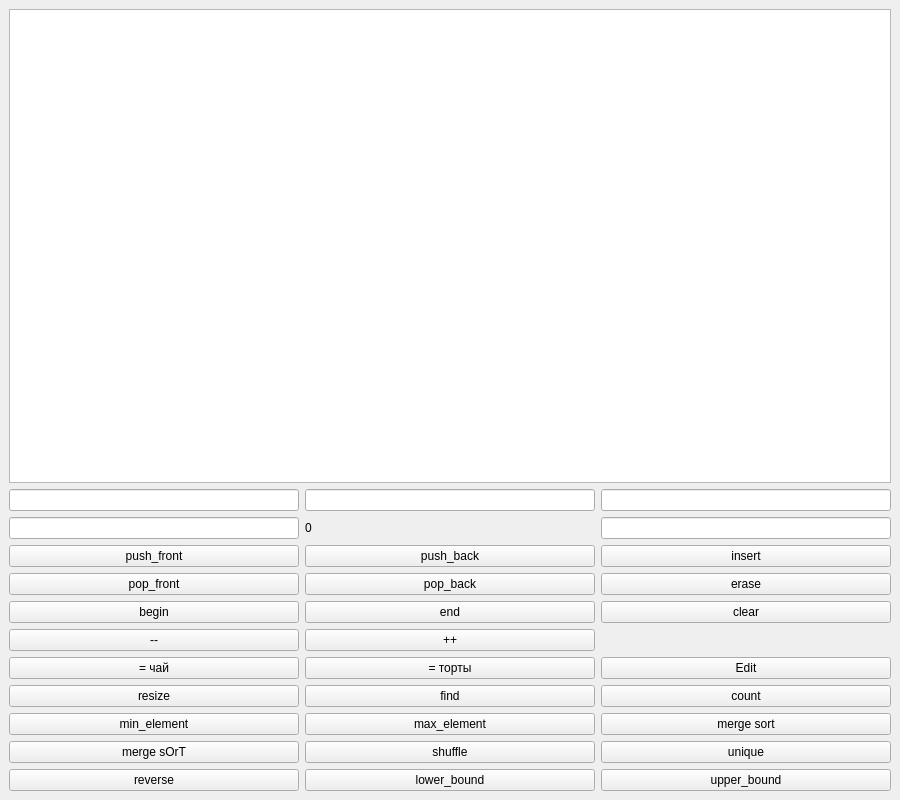
<?xml version="1.0" encoding="UTF-8"?>
<ui version="4.0"><class>MainWindow</class><widget class="QMainWindow" name="MainWindow"><property name="geometry"><rect><x>0</x><y>0</y><width>900</width><height>800</height></rect></property><widget class="QWidget" name="centralwidget"><layout class="QVBoxLayout" name="verticalLayout"><item><widget class="QListWidget" name="list_widget"/></item><item><layout class="QGridLayout" name="gridLayout">
<item row="0" column="0"><widget class="QLineEdit" name="txt_elem_content"/></item>
<item row="0" column="1"><widget class="QLineEdit" name="txt_elem_pos"/></item>
<item row="0" column="2"><widget class="QLineEdit" name="txt_size"/></item>
<item row="1" column="0"><widget class="QLineEdit" name="le_count"/></item>
<item row="1" column="2"><widget class="QLineEdit" name="le_endian"/></item><item row="1" column="1"><widget class="QLabel" name="lbl_count"><property name="text"><string>0</string></property></widget></item>
<item row="2" column="0"><widget class="QPushButton" name="btn_push_front"><property name="text"><string>push_front</string></property></widget></item>
<item row="2" column="1"><widget class="QPushButton" name="btn_push_back"><property name="text"><string>push_back</string></property></widget></item>
<item row="2" column="2"><widget class="QPushButton" name="btn_insert"><property name="text"><string>insert</string></property></widget></item>
<item row="3" column="0"><widget class="QPushButton" name="btn_pop_front"><property name="text"><string>pop_front</string></property></widget></item>
<item row="3" column="1"><widget class="QPushButton" name="btn_pop_back"><property name="text"><string>pop_back</string></property></widget></item>
<item row="3" column="2"><widget class="QPushButton" name="btn_erase"><property name="text"><string>erase</string></property></widget></item>
<item row="4" column="0"><widget class="QPushButton" name="btn_begin"><property name="text"><string>begin</string></property></widget></item>
<item row="4" column="1"><widget class="QPushButton" name="btn_end"><property name="text"><string>end</string></property></widget></item>
<item row="4" column="2"><widget class="QPushButton" name="btn_clear"><property name="text"><string>clear</string></property></widget></item>
<item row="5" column="0"><widget class="QPushButton" name="btn_dec_iterator"><property name="text"><string>--</string></property></widget></item>
<item row="5" column="1"><widget class="QPushButton" name="btn_inc_iterator"><property name="text"><string>++</string></property></widget></item>
<item row="6" column="0"><widget class="QPushButton" name="btn_tea"><property name="text"><string>= чай</string></property></widget></item><item row="6" column="1"><widget class="QPushButton" name="btn_cakes"><property name="text"><string>= торты</string></property></widget></item><item row="6" column="2"><widget class="QPushButton" name="btn_edit"><property name="text"><string>Edit</string></property></widget></item><item row="7" column="0"><widget class="QPushButton" name="btn_resize"><property name="text"><string>resize</string></property></widget></item><item row="7" column="1"><widget class="QPushButton" name="btn_find"><property name="text"><string>find</string></property></widget></item><item row="7" column="2"><widget class="QPushButton" name="btn_count"><property name="text"><string>count</string></property></widget></item><item row="8" column="0"><widget class="QPushButton" name="btn_min_element"><property name="text"><string>min_element</string></property></widget></item><item row="8" column="1"><widget class="QPushButton" name="btn_max_element"><property name="text"><string>max_element</string></property></widget></item><item row="8" column="2"><widget class="QPushButton" name="btn_merge_sort"><property name="text"><string>merge sort</string></property></widget></item><item row="9" column="0"><widget class="QPushButton" name="btn_merge_sort_comp"><property name="text"><string>merge sOrT</string></property></widget></item><item row="9" column="1"><widget class="QPushButton" name="btn_shuffle"><property name="text"><string>shuffle</string></property></widget></item><item row="9" column="2"><widget class="QPushButton" name="btn_unique"><property name="text"><string>unique</string></property></widget></item><item row="10" column="0"><widget class="QPushButton" name="btn_reverse"><property name="text"><string>reverse</string></property></widget></item><item row="10" column="1"><widget class="QPushButton" name="btn_lower_bound"><property name="text"><string>lower_bound</string></property></widget></item><item row="10" column="2"><widget class="QPushButton" name="btn_upper_bound"><property name="text"><string>upper_bound</string></property></widget></item></layout></item></layout></widget></widget><resources/><connections/></ui>
